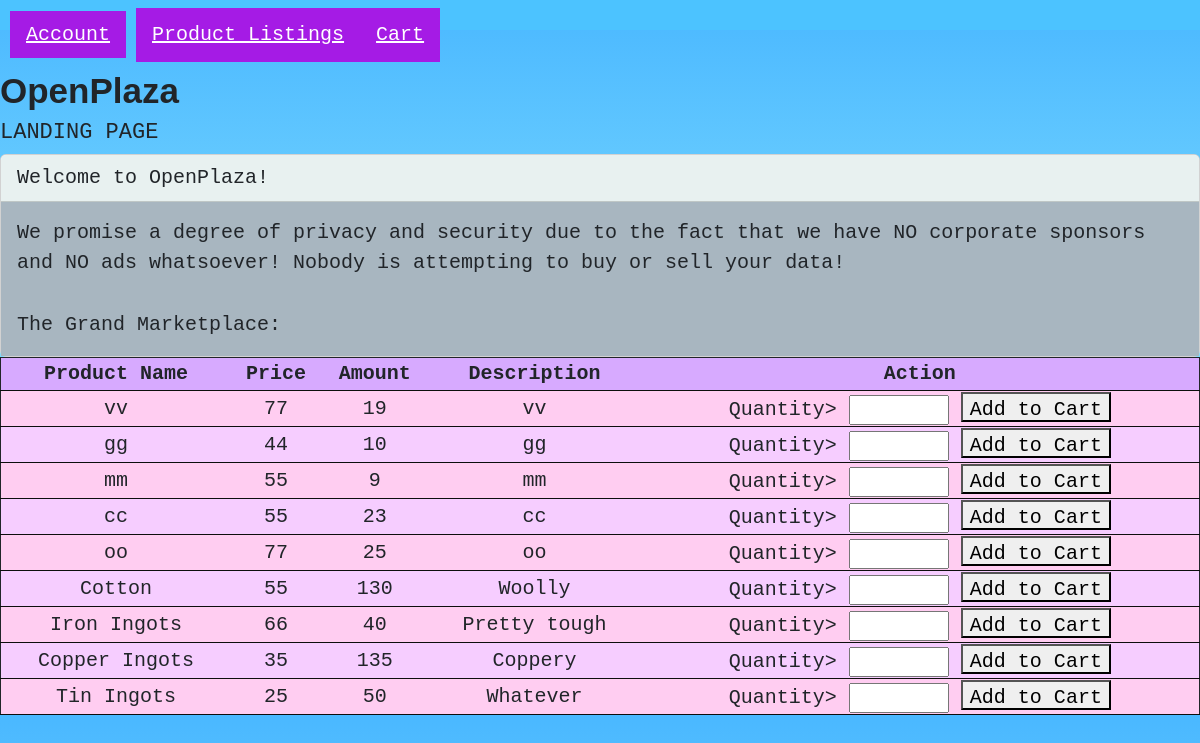
Before: / with the older database file.
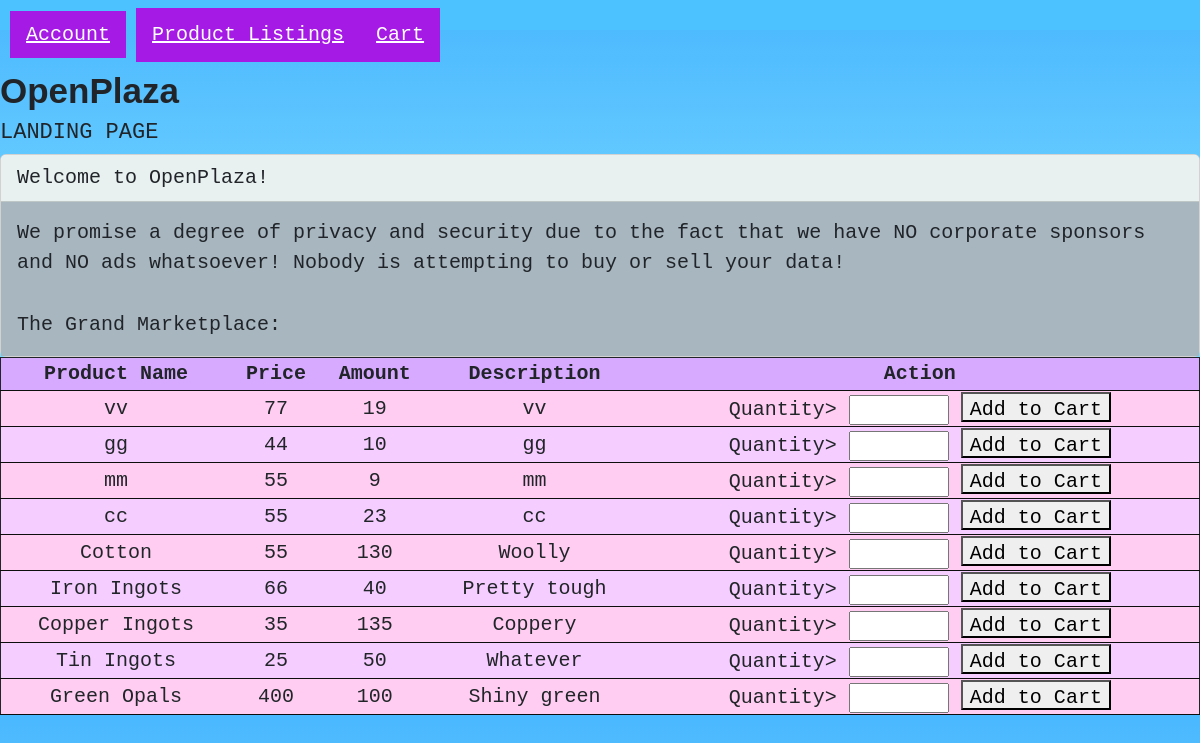
After: the same page with the newer database file.
### tables this page shows
CREATE TABLE `products` (
  `ProductName` text NOT NULL,
  `ProductID` int(11) NOT NULL,
  `UserID` varchar(255) NOT NULL,
  `Amount` int(11) NOT NULL,
  `Description` text NOT NULL,
  `Price` int(11) NOT NULL
);

### index.php (the view, shortened to what this page needs)
<!DOCTYPE html>
<html>
    <head>
        <link href = "https://cdn.jsdelivr.net/npm/bootstrap@5.2.1/dist/css/bootstrap.min.css" rel = "stylesheet">
        <link href = "style2.css" rel = "stylesheet">
    </head>
    <body>
        <div class = "navbar">
            <div class="dropdown" tabindex="1">
                <a class="dropbtn">Account</a>
            </div>
            <a href = "product_listings.php" class="dropbtn">Product Listings</a>
            <a href = "cart.php" class="dropbtn">Cart</a>
        </div>
        <h1>OpenPlaza</h1>
        <h3>LANDING PAGE</h3>
        <div class = "card">
            <div class = "card-header">
                Welcome to OpenPlaza!
            </div>
            <div class = "card-body">
                We promise a degree of privacy and security due to the fact that we have NO corporate sponsors <br>
                and NO ads whatsoever!  Nobody is attempting to buy or sell your data!
            </div>
            <div class = "card-body">
                The Grand Marketplace:
            </div>
        </div>
        <?php
        $conn = mysqli_connect("localhost","root","","openplaza");
        $result = mysqli_query($conn,"SELECT * FROM products LIMIT 50");
        $data = $result->fetch_all(MYSQLI_ASSOC);
        ?>
        <table border="1">
        <tr>
            <th>Product Name</th>
            <th>Price</th>
            <th>Amount</th>
            <th>Description</th>
            <th>Action</th>
        </tr>
        <?php foreach($data as $row): ?>
        <tr>
            <td><?= htmlspecialchars($row['ProductName']) ?></td>
            <td><?= htmlspecialchars($row['Price']) ?></td>
            <td><?= htmlspecialchars($row['Amount']) ?></td>
            <td><?= htmlspecialchars($row['Description']) ?></td>
            <td><form action="add_cart.php" method="post">
                <label for="Quantity">Quantity></label>
                <input style="height:30px; width:100px" id="Quantity" name="Quantity"></input>
                <button style="height:30px; width:150px" input type="submit" name="ProductID" value="<?= $row['ProductID'] ?>">Add to Cart</button></form></td>
            </tr>
        <?php endforeach ?>
        </table>
    </body>
</html>

### style2.css (style rules this page uses)
body { background-image: linear-gradient(#4AB8FF,#B4FFFD); font-size: 20px; font-family:'Courier New', Courier, monospace; }
.card-header { background: #e8f1f0; font-size: 20px; font-family: 'Courier New', Courier, monospace; }
.card-body { background: #a8b6c0; font-size: 20px; font-family:'Courier New', Courier, monospace; }
.navbar { background-color: #4cc3ff; font-family: monospace; display: flex; justify-content: flex-start; align-items: center; height: 30px; }
.dropdown { display: inline-block; position: relative; outline: none; margin: 10px; }
.dropbtn { padding: 12px 16px; color: white; background-color: #a51be5; cursor: pointer; transition: 0.35s ease-out; }
h1 { font-size: 35px; font-weight: bold; font-family:'Trebuchet MS', 'Lucida Sans Unicode', 'Lucida Grande', 'Lucida Sans', Arial, sans-serif; padding-top: 40px; }
h3 { font-size: 22px; }
table { width: 100%; border-collapse: collapse; border: 1px solid; }
th { text-align: center; background-color: #D7AAFF; }
tr { background-color: #F6CDFF; border-bottom: 1px solid #0d0d0d; }
tr:nth-child(even) { background-color: #FFCDF1; }
td { text-align: center; border-bottom: 1px solid #0d0d0d; }

Changed rows visible on the page:
removed products: ProductName "oo", Price "77", Amount "25", Description "oo", $row['ProductID'] 18 (drawn)
added products: ProductName "Green Opals", Price "400", Amount "100", Description "Shiny green", $row['ProductID'] 23 (drawn)
